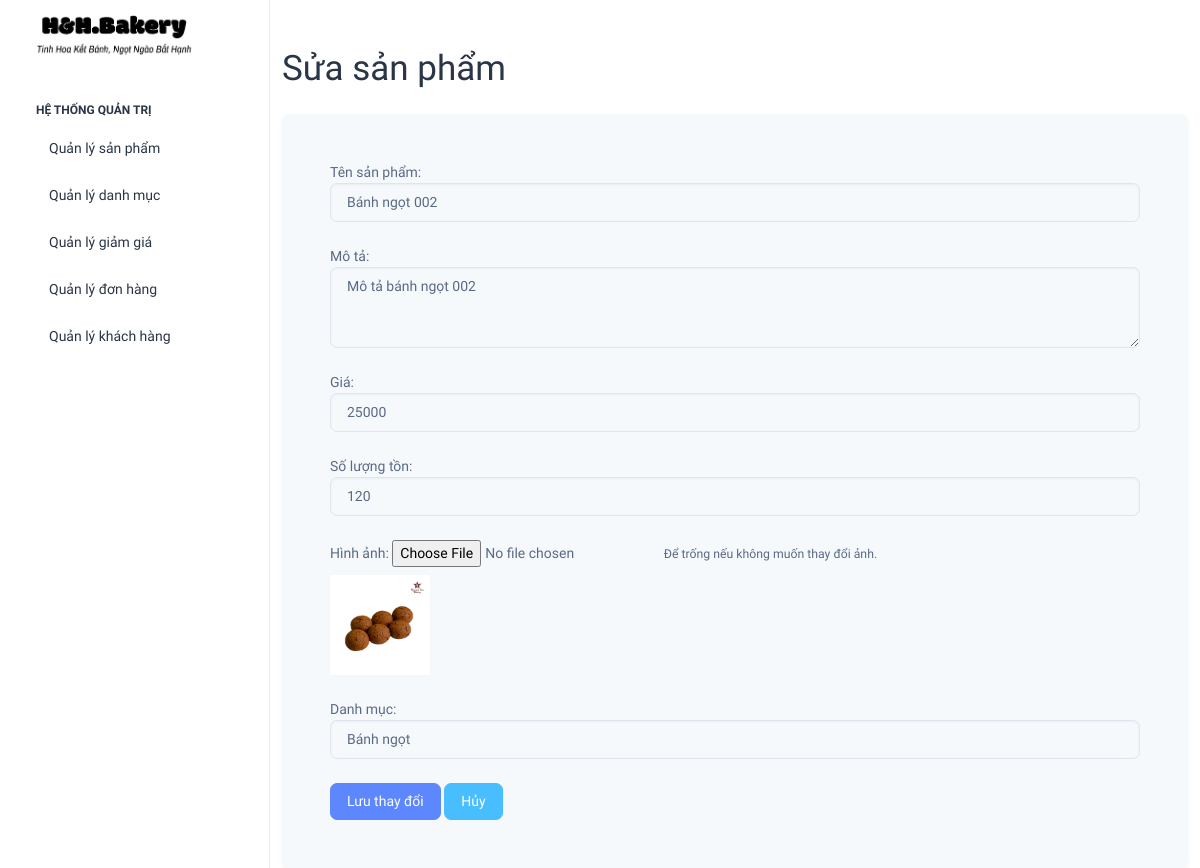
The app's page /admin/edit_product.php?id=2, older data.
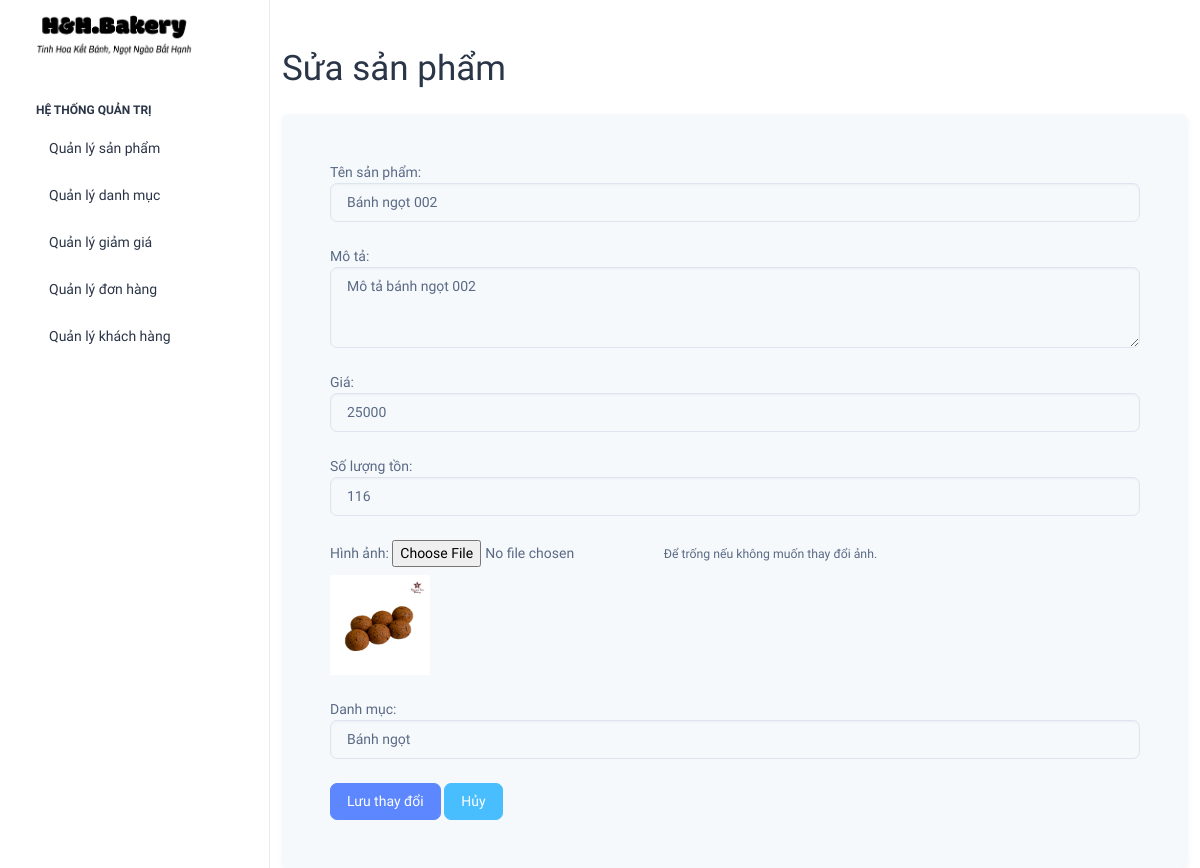
The same page, newer data.
### tables this page shows
CREATE TABLE `products` (
  `product_id` int(11) NOT NULL,
  `product_name` varchar(255) NOT NULL,
  `description` text DEFAULT NULL,
  `price` decimal(10,2) NOT NULL,
  `stock_quantity` int(11) DEFAULT 0,
  `product_image` varchar(255) DEFAULT NULL,
  `category_id` int(11) DEFAULT NULL,
  `created_at` timestamp NOT NULL DEFAULT current_timestamp(),
  `updated_at` timestamp NOT NULL DEFAULT current_timestamp() ON UPDATE current_timestamp()
);

CREATE TABLE `categories` (
  `category_id` int(11) NOT NULL,
  `category_name` varchar(255) NOT NULL,
  `category_image` varchar(255) DEFAULT NULL,
  `created_at` timestamp NOT NULL DEFAULT current_timestamp(),
  `updated_at` timestamp NOT NULL DEFAULT current_timestamp() ON UPDATE current_timestamp()
);

### admin/edit_product.php (the view, shortened to what this page needs)
<?php
include '../includes/db_conn.inc';
if (isset($_GET['id'])) {
    $product_id = $_GET['id'];
    $sql = "SELECT * FROM products WHERE product_id = ?";
    $stmt = $conn->prepare($sql);
    $stmt->bind_param("i", $product_id);
    $stmt->execute();
    $result = $stmt->get_result();
    $product = $result->fetch_assoc();
} else {
    echo "ID sản phẩm không hợp lệ.";
    exit();
}
?>
<div class="container mt-5">
    <h1 class="mb-4">Sửa sản phẩm</h1>
    <form action="" method="post" enctype="multipart/form-data" class="bg-light p-5 rounded shadow-sm">
        <div class="form-group mb-4">
            <label for="product_name">Tên sản phẩm:</label>
            <input type="text" class="form-control" id="product_name" name="product_name"
                value="<?php echo htmlspecialchars($product['product_name']); ?>" required>
        </div>
        <div class="form-group mb-4">
            <label for="description">Mô tả:</label>
            <textarea class="form-control" id="description" name="description"
                rows="3"><?php echo htmlspecialchars($product['description']); ?></textarea>
        </div>
        <div class="form-group mb-4">
            <label for="price">Giá:</label>
            <input type="number" class="form-control" id="price" step="1" name="price"
                value="<?php echo number_format($product['price'], 0, '', ''); ?>" required>
        </div>
        <div class="form-group mb-4">
            <label for="stock_quantity">Số lượng tồn:</label>
            <input type="number" class="form-control" id="stock_quantity" name="stock_quantity"
                value="<?php echo $product['stock_quantity']; ?>" required>
        </div>
        <div class="form-group mb-4">
            <label for="product_image">Hình ảnh:</label>
            <input type="file" class="form-control-file" id="product_image" name="product_image">
            <small class="form-text text-muted">Để trống nếu không muốn thay đổi ảnh.</small>
            <div class="mt-2">
                <img src="../img/product/<?php echo $product['product_image']; ?>" width="100" alt="Ảnh hiện tại">
            </div>
        </div>
        <div class="form-group mb-4">
            <label for="category_id">Danh mục:</label>
            <select class="form-control" id="category_id" name="category_id" required>
                <?php
                $categories_result = $conn->query("SELECT category_id, category_name FROM categories");
                while ($category = $categories_result->fetch_assoc()):
                    ?>
                    <option value="<?php echo $category['category_id']; ?>" <?php if ($product['category_id'] == $category['category_id'])
                           echo 'selected'; ?>>
                        <?php echo htmlspecialchars($category['category_name']); ?>
                    </option>
                <?php endwhile; ?>
            </select>
        </div>
        <button type="submit" class="btn btn-primary">Lưu thay đổi</button>
        <a href="index.php" class="btn btn-secondary">Hủy</a>
    </form>
</div>
<?php
include "layoutadmin.php";
?>

Row changes from the older to the newer data that the page shows:
changed products "Bánh ngọt 002": stock_quantity "120" → "116"
